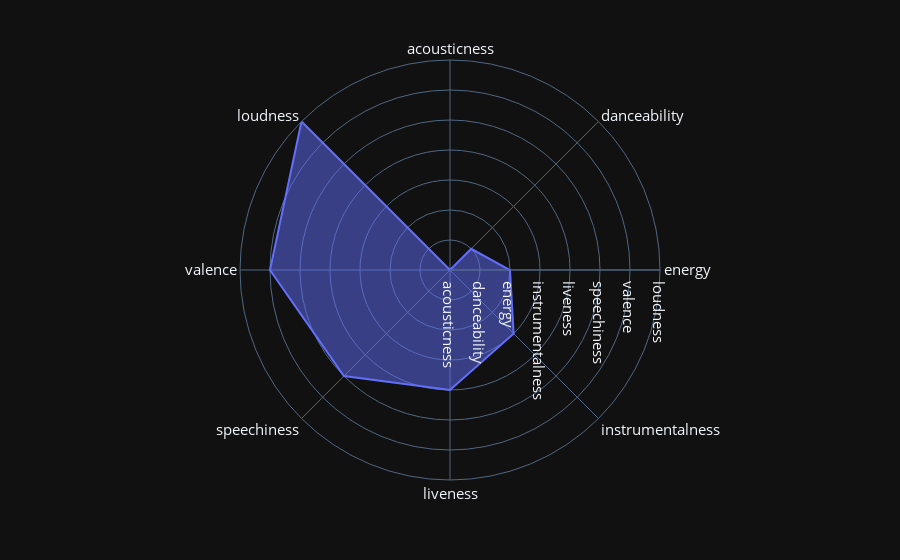

This figure's notebook cell:
### Code cell
fig = px.line_polar(df_mean, r="index",theta="index",line_close=True,template="plotly_dark")
fig.update_traces(fill='toself')
fig.update_layout(font_size=15)
fig.show()

### Figure 1 — Plotly figure (JSON) as saved in the notebook; plotly's stock layout.template omitted (floating-point values rounded to 4 significant figures)
{"data": [{"fill": "toself", "hovertemplate": "index=%{theta}<extra></extra>", "legendgroup": "", "line": {"color": "#636efa", "dash": "solid"}, "marker": {"symbol": "circle"}, "mode": "lines", "name": "", "r": ["acousticness", "danceability", "energy", "instrumentalness", "liveness", "speechiness", "valence", "loudness", "acousticness"], "showlegend": false, "subplot": "polar", "theta": ["acousticness", "danceability", "energy", "instrumentalness", "liveness", "speechiness", "valence", "loudness", "acousticness"], "type": "scatterpolar"}], "layout": {"font": {"size": 15}, "legend": {"tracegroupgap": 0}, "margin": {"t": 60}, "polar": {"angularaxis": {"direction": "clockwise", "rotation": 90}, "domain": {"x": [0, 1], "y": [0, 1]}}}}
